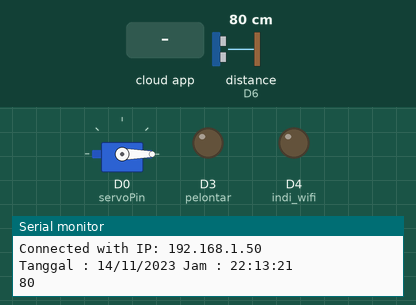
Bench run of a sketch on a simulated ESP8266 (NodeMCU). On the bench: servo, output pins drawn as LEDs (lit = HIGH), the last lines printed to the serial monitor. Wiring (inferred from the names in the program): ultrasonic range finder: trigger D5; echo D6. The test bench sets the inputs (shaded band); at power-on: distance to the obstacle (sensor on D6) 80 cm. The echo pulse lasts 58.3 µs per cm; WiFi joins after 1.5 s; servers stay silent unless stated; network time is answered at once with the bench clock; the local clock reads 2024-03-15 10:24:30 at power-on unless the sketch sets it; the Firebase database answers and starts empty; pins used as bus, display or sensor lines are not drawn.

Above: at 2.9 s.
3.0 s: the phone or cloud app sets servo to 1
At 4.1 s:
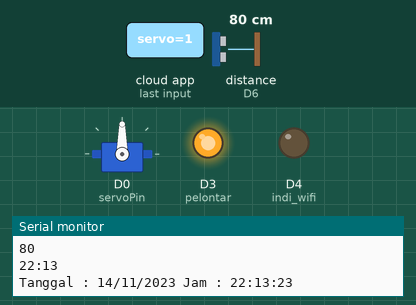
4.7 s: the phone or cloud app sets servo to 0
At 5.2 s:
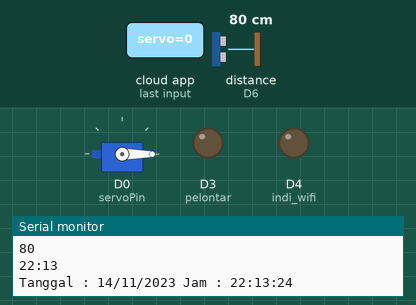
Timing chart, 0 to 7.7 s (numbered marks = the images above; inputs shaded):
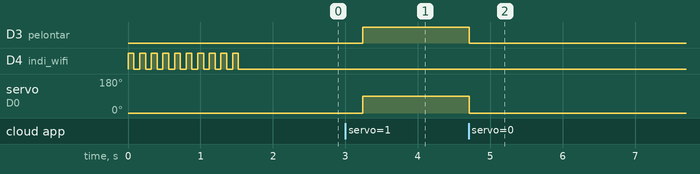

The sketch:

ta_satrio_rtc.ino
```cpp
#include "FirebaseESP8266.h"
#include <ESP8266WiFi.h>
#include<Servo.h>

#define FIREBASE_HOST "pakan-ikan-nodemcu.firebaseio.com"
#define FIREBASE_AUTH "wofAS9n7yoQAo0hBN1msots5o0PNwrdVqFFz1zpr"
#define WIFI_SSID "Robotic_Garage"
#define WIFI_PASSWORD "robotic77"
#define indi_wifi D4

//time
#include <NTPClient.h>
#include <WiFiUdp.h>
char daysOfTheWeek[7][12] = {"Minggu", "Senin", "Selasa", "Rabu", "Kamis", "Jumat", "Sabtu"};

WiFiUDP ntpUDP;
NTPClient timeClient(ntpUDP, "asia.pool.ntp.org", 25200, 60000);
//rtc
#include <RTClib.h>
#include <Wire.h>

RTC_DS3231 rtc;

char t[32];
//inisialisasi Servo
Servo servo;
int servoPin = D0;
int servoVal = 0;

//inisialisasi Pelontar
#define pelontar D3

//ultrasonic
int trig= D5;
int echo= D6;
long durasi, jarak;

 int kondisi = 0;

//Define FirebaseESP8266 data object
FirebaseData firebaseData;

void setup()
{
  Serial.begin(115200);
  Wire.begin(5, 4);   //Setting wire (5 untuk SDA dan 4 untuk SCL)
  rtc.begin();
  rtc.adjust(DateTime(F(__DATE__),F(__TIME__)));
  timeClient.begin();
  pinMode(indi_wifi, OUTPUT);
  //Servo
  servo.attach(servoPin);
  servo.write(0);
  //pelontar
  pinMode(pelontar,OUTPUT);
  //ultrasonic
  pinMode(trig, OUTPUT);
  pinMode(echo, INPUT);
  //WiFi
 //WiFi
  WiFi.begin(WIFI_SSID, WIFI_PASSWORD);
  Serial.print("Connecting to Wi-Fi");
  while (WiFi.status() != WL_CONNECTED)
  {
    digitalWrite(indi_wifi,HIGH);
    delay(80);
    digitalWrite(indi_wifi,LOW);
    delay(80);
  }
  Serial.println();
  Serial.print("Connected with IP: ");
  Serial.println(WiFi.localIP());
  Serial.println();
  //firebase
  Firebase.begin(FIREBASE_HOST, FIREBASE_AUTH);
  Firebase.reconnectWiFi(true);
  Firebase.setFloat(firebaseData,"servo",0);
}

void loop()
{

 timeClient.update();
 DateTime now = rtc.now();

  Serial.print("Tanggal : ");
  Serial.print(now.day());        //Menampilkan Tanggal
  Serial.print("/");
  Serial.print(now.month());      //Menampilkan Bulan
  Serial.print("/");
  Serial.print(now.year());       //Menampilkan Tahun
  Serial.print(" ");

  Serial.print("Jam : ");
  Serial.print(now.hour());       //Menampilkan Jam
  Serial.print(":");
  Serial.print(now.minute());     //Menampilkan Menit
  Serial.print(":");
  Serial.print(now.second());     //Menampilkan Detik
  Serial.println();

  delay(1000);
  status_pakan(); // status box pakan ikan
// setting jam pakan ikan via app
  Firebase.getString(firebaseData,"jam");
  String fb_jam = firebaseData.stringData();
  String jam = String(timeClient.getHours());
  String menit = String(timeClient.getMinutes());
  if(timeClient.getMinutes() < 10){
      menit = "0"+menit;
    }
  String jamBuka = jam+":"+menit;
  Serial.println(jamBuka);
  if (jamBuka == fb_jam){
     Firebase.setFloat(firebaseData,"servo",1);
     digitalWrite(pelontar,HIGH);
        for(int i =90; i>=0; i--){
        servo.write(i);
        delay(10);
        Serial.println("Buka jam Aplikasi");
        break;
     }
     kondisi = 1;
  }

  if(jamBuka != fb_jam && kondisi == 1){
    Firebase.setFloat(firebaseData,"servo",0);
    digitalWrite(pelontar,LOW);
      for(int i=0; i<=90;i++){
          servo.write(i);
          delay(10);
          Serial.println("tutup");
          break;
        }
        kondisi = 0;
    }
//jadwal pakan ikan pagi dan sore
//pagi
    if ((now.hour() == 11) && (now.minute() == 30)&& (now.second() == 0)){
       Firebase.setFloat(firebaseData,"servo",1);
       digitalWrite(pelontar,HIGH);
        for(int i =90; i>=0; i--){
          servo.write(i);
          delay(10);
          break;
      }
  }
  if ((now.hour() == 11) && (now.minute() == 30)&& (now.second() == 45)){
      Firebase.setFloat(firebaseData,"servo",0);
      digitalWrite(pelontar,LOW);
       for(int i=0; i<=90; i++){
          servo.write(i);
          delay(10);
          break;
      }
  }
  //sore
  if ((now.hour() == 14) && (now.minute() == 6)&& (now.second() == 0)){
      Firebase.setFloat(firebaseData,"servo",1);
       digitalWrite(pelontar,HIGH);
      for(int i =90; i>=0; i--){
        servo.write(i);
        delay(10);
        break;
     }
  }
    if ((now.hour() == 14) && (now.minute() == 6)&& (now.second() == 45)){
      Firebase.setFloat(firebaseData,"servo",0);
      digitalWrite(pelontar,LOW);
       for(int i=0; i<=90; i++){
          servo.write(i);
          delay(10);
          break;
      }
   }
  // setup android and firebase
  Firebase.getInt(firebaseData,"servo");
  servoVal =firebaseData.intData();
  if(servoVal == 0){
    digitalWrite(pelontar,LOW);
      for(int i=0; i<=90; i++){
        servo.write(i);
        delay(10);
        break;
      }
    }
      if(servoVal == 1){
        digitalWrite(pelontar,HIGH);
      for(int i =90; i>=0; i--){
        servo.write(i);
        delay(10);
        break;
      }
    }
 }
 void status_pakan(){
  digitalWrite(trig, LOW);
  delayMicroseconds(8);
  digitalWrite(trig, HIGH);
  delayMicroseconds(8);
  digitalWrite(trig, LOW);
  delayMicroseconds(8);

  durasi= pulseIn(echo, HIGH);
  jarak= (durasi/2) / 29.1;
  Serial.println(jarak);

    if (jarak <= 20){
      Firebase.setFloat(firebaseData,"status_pakan",0);
    }
     else{
      Firebase.setFloat(firebaseData,"status_pakan",1);
    }
 }
```

Measured:
- after the input at 3.0 s, D3 (pelontar): LOW → HIGH after 0.24 s; servo on D0 (servoPin): 0° → 90° after 0.24 s
- after the input at 4.7 s, D3 (pelontar): HIGH → LOW at once; servo on D0 (servoPin): 90° → 0° at once
